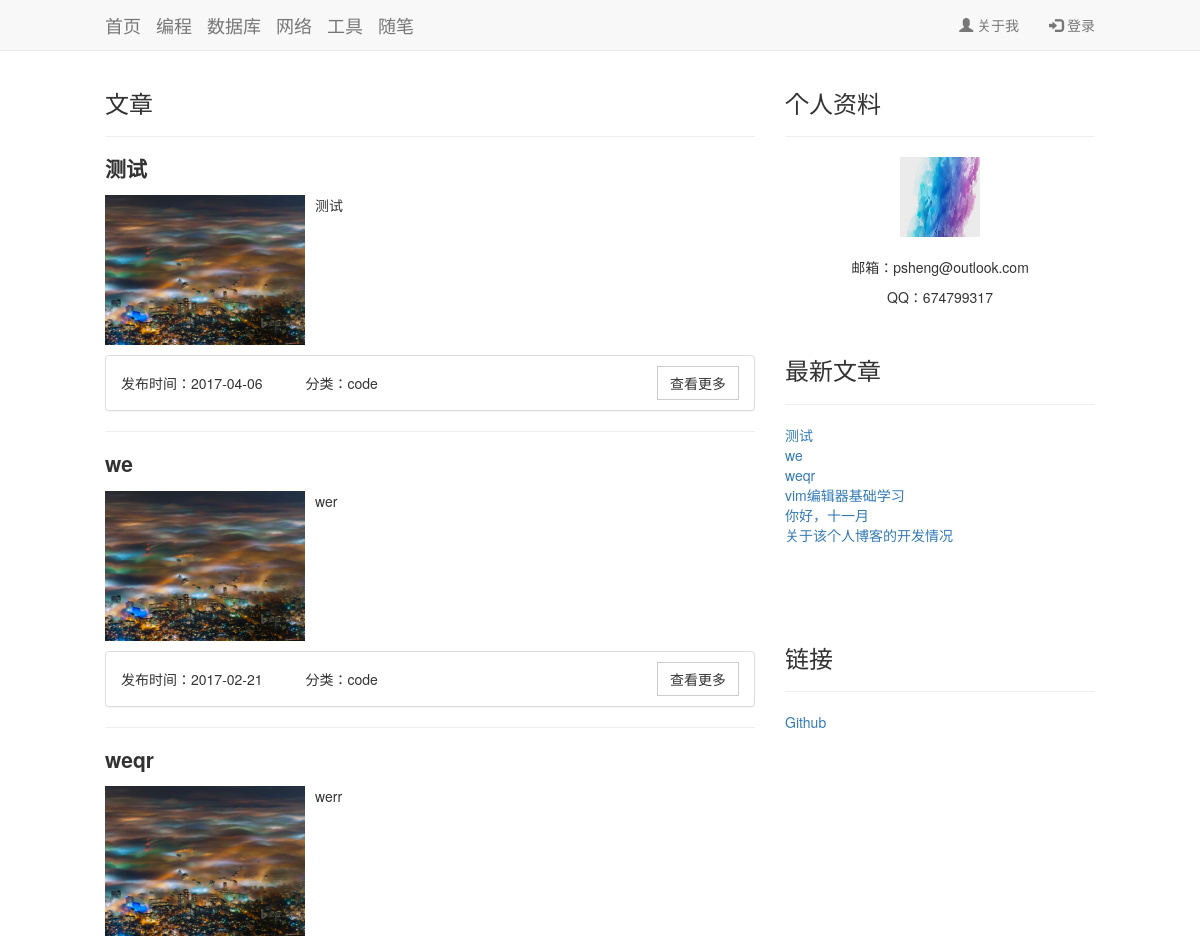
Before: / (upper part) with the older database file.
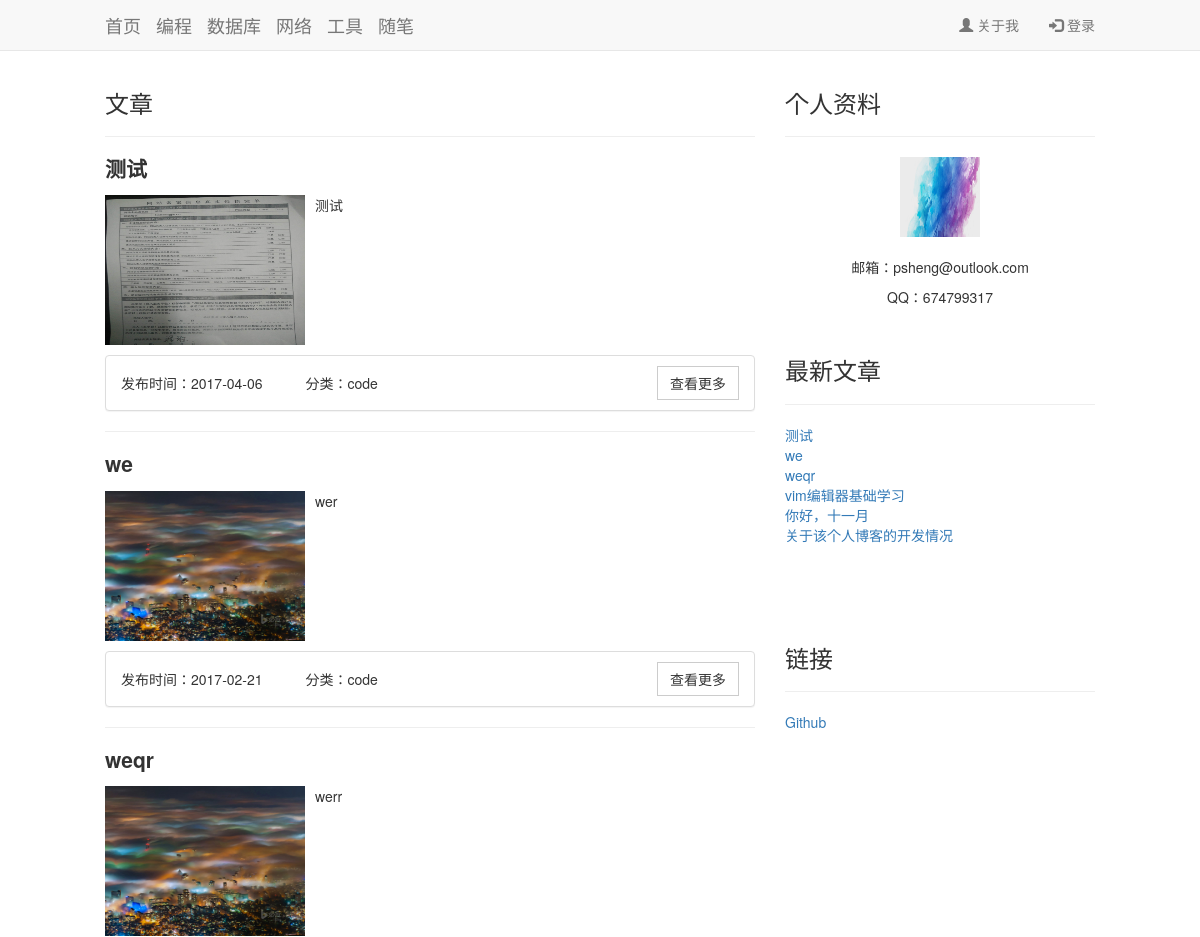
After: the same page with the newer database file.
### app/models.py (models this page shows, shortened)
class Post(db.Model):
    __tablename__ = 'posts'
    id = db.Column(db.Integer, primary_key=True)
    head_pic = db.Column(db.Text, default='/static/pic/test3.jpg')
    body_pic = db.Column(db.Text)
    title = db.Column(db.Text)
    body = db.Column(db.Text)
    abstract = db.Column(db.Text)
    tag = db.Column(db.Text)
    timestamp = db.Column(db.DateTime, index=True, default=datetime.utcnow)
    comments = db.relationship('Comment', backref='role')

### app/main/view.py (the view)
@main.route('/', methods=['GET','POST'])
def index():
    page = request.args.get('page', 1, type=int)
    pagination = Post.query.order_by(Post.timestamp.desc()).paginate(
        page, per_page=5, error_out=False)
    posts = pagination.items
    new_posts = find_new_post()
    return render_template('index.html', posts=posts, new_posts=new_posts,
                           pagination=pagination)

### app/main/view.py (called while the page is built)
def find_new_post():
    page = request.args.get('page', 1, type=int)
    new_post = Post.query.order_by(Post.timestamp.desc()).paginate(
        page, per_page=20, error_out=False
    )
    new_posts = new_post.items
    return new_posts

### app/templates/index.html (shortened to what this page needs)
{% extends "base.html" %}
{% import "_macros.html" as macros %}
{% block body %}
    <div class="container" id="sumery-container">
        <div class="row">
		    <div class="col-md-8">
                <h3>文章</h3>
                {% for post in posts %}
                <hr>
                <div class="post_head"><h3>{{ post.title | safe }}</h3></div>
                <div class="media" margin="30px">
                    <a class="media-left" >
                    <img src="{{ post.head_pic }}" width="200" height="150" alt="...">
                    </a>
                    <div class="media-body">
                    {{ post.abstract }}<br><br>
                    </div>
                </div>
                <div class="media-foot">
                    <div class="panel panel-default">
                        <div class="panel-body">
                            <p>发布时间：{{ post.timestamp.strftime("%Y-%m-%d") }} &nbsp
                            &nbsp&nbsp&nbsp&nbsp&nbsp&nbsp&nbsp&nbsp分类：{{ post.tag}}</p>
                            {% if current_user.is_authenticated %}
                                <div class="dropdown">
                                    <button class="btn btn-default dropdown-toggle" type="button" id="dropdownMenu1"
                                            data-toggle="dropdown" aria-haspopup="true" aria-expanded="true">
                                        管理
                                        <span class="caret"></span>
                                    </button>
                                    <ul class="dropdown-menu" aria-labelledby="dropdownMenu1">
                                        <li><a href="{{ url_for('.edit_post', id=post.id) }}">编辑</a></li>
                                        <li><a href="{{ url_for('.post_pic', id=post.id) }}">图片上传</a></li>
                                        <li><a href="{{ url_for('.uploaded_file', id=post.id) }}">主题图片</a></li>
                                        <li><a href="{{ url_for('.post', id=post.id) }}">查看更多</a></li>
                                        <li role="separator" class="divider"></li>
                                        <li><a href="{{ url_for('.delete_post', id=post.id) }}">删除</a></li>
                                    </ul>
                                </div>
                            {% else %}
                                <a class="btn btn-default" href="{{ url_for('.post', id=post.id) }}">查看更多</a>
                            {% endif %}
                        </div>
                    </div>
                </div>
                {% endfor %}
            </div>
            <div class="col-md-4">
                <h3>个人资料</h3>
                <div class="right-index">
                    <hr>
                    <img src="{{ url_for('static', filename='test.jpg') }}" width="80" height="80"><br><br>
                    <p>邮箱：psheng@outlook.com</p>
                    <p>QQ：674799317</p>
                </div>
                <div class="newly-post">
                    <h3>最新文章</h3><hr>
                    {% for new_post in new_posts %}
                    <p><a href="{{ url_for('.post', id=new_post.id) }}">{{ new_post.title }}</a></p>
                    {% endfor %}
                </div>
                <div class="other-link">
                    <h3>链接</h3><hr>
                    <p><a href="http://github.com/pshenglh" target="_blank">Github</a></p>
                </div>
                </div>
            </div>
        </div>
{% endblock %}

### app/templates/base.html (shortened to what this page needs)
<!DOCTYPE html>
    <head>
        <link rel="stylesheet" href="https://cdn.bootcss.com/bootstrap/3.3.7/css/bootstrap.min.css"
>
        <link rel="stylesheet" href="{{ url_for('static', filename='css/customization.css')}}">
    </head>
    <nav class="navbar navbar-default navbar-fixed-top">
        <div class="container">
            <div class="navbar-header">
                <a class="navbar-brand" href="{{ url_for('.index') }}">首页</a>
                <a class="navbar-brand" href="{{ url_for('.code') }}">编程</a>
                <a class="navbar-brand" href="{{ url_for('.database') }}">数据库</a>
                <a class="navbar-brand" href="{{ url_for('.net') }}">网络</a>
                <a class="navbar-brand" href="{{ url_for('.tool') }}">工具</a>
                <a class="navbar-brand" href="{{ url_for('.essay') }}">随笔</a>
            </div>
            <ul class="nav navbar-nav navbar-right">
                <li><a href="{{ url_for('.about_me') }}"><span class="glyphicon glyphicon-user"></span> 关于我</a></li>
                {% if current_user.is_authenticated %}
                <li><a href="{{ url_for('.logout') }}"><span class="glyphicon glyphicon-log-out"></span> 退出</a></li>
                {% else %}
                <li><a href="{{ url_for('.login') }}"><span class="glyphicon glyphicon-log-in"></span> 登录</a></li>
                {% endif %}
            </ul>
        </div>
    </nav>
<body>
    {% block body %}{% endblock %}
</body>
</html>

### app/static/css/customization.css (style rules this page uses)
body { padding-top: 70px; }
.post_head h3 { adding: 8px; margin-bottom: 0px; font-size: 21px; font-weight: 600; }
.btn { border-radius: 0px }
.container { padding-right: 90px; padding-left: 90px; margin-right: auto; margin-left: auto; }
.media-foot .panel { margin-top: 10px; }
.media-foot .panel-body { padding-top: 10px; padding-bottom: 10px; }
.media-foot .panel-body p { position: relative; top: 7px; float: left; }
.media-foot .btn { float: right; }
.right-index { text-align: center; padding-bottom: 20px; }
.other-link { margin-top: 20px; }
.newly-post { margin-bottom: 100px; }
.newly-post p { margin-bottom: 0px; }

Changed rows visible on the page:
changed Post "测试": head_pic: a different picture
